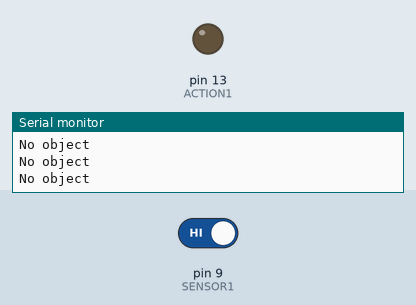
Recording of a sketch running on a simulated Arduino Uno, built with avr-gcc and run on an emulated ATmega328P. Shown: output pins drawn as LEDs (lit = HIGH), the last lines printed to the serial monitor. The test bench sets the inputs (shaded band); at power-on: pin 9 (SENSOR1) HIGH.

Above: at 1.8 s.
1.9 s: pin 9 (SENSOR1) driven LOW
At 2.8 s:
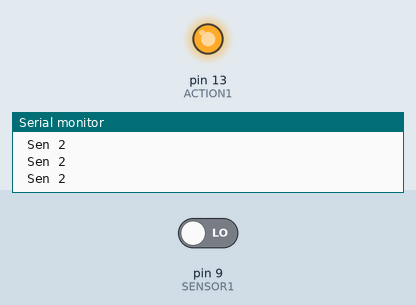
3.5 s: pin 9 (SENSOR1) driven HIGH
At 4.5 s:
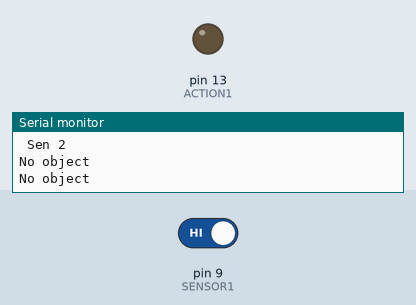
Timing chart, 0 to 6.5 s (numbered marks = the images above; inputs shaded):
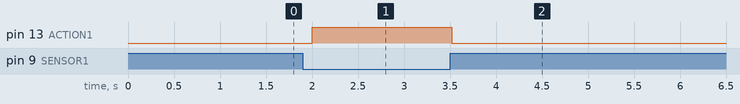

The sketch:

new_tap.ino
```cpp
#define SENSOR1 9
#define ACTION1 13

int count = 0;

void setup() {

  Serial.begin(9600);
  pinMode(SENSOR1, INPUT_PULLUP);
  pinMode(ACTION1, OUTPUT);

}


void loop() {

  int L = digitalRead(SENSOR1);


   if (L == 0) {
    Serial.println(" Sen 2 ");
    digitalWrite(ACTION1, HIGH);
  }

  else {
    Serial.println("No object");
    digitalWrite(ACTION1, LOW);
    delay(500);

  }

}
```

Measured:
- after the input at 1.9 s, pin 13 (ACTION1): LOW → HIGH after 0.10 s
- after the input at 3.5 s, pin 13 (ACTION1): HIGH → LOW at once
